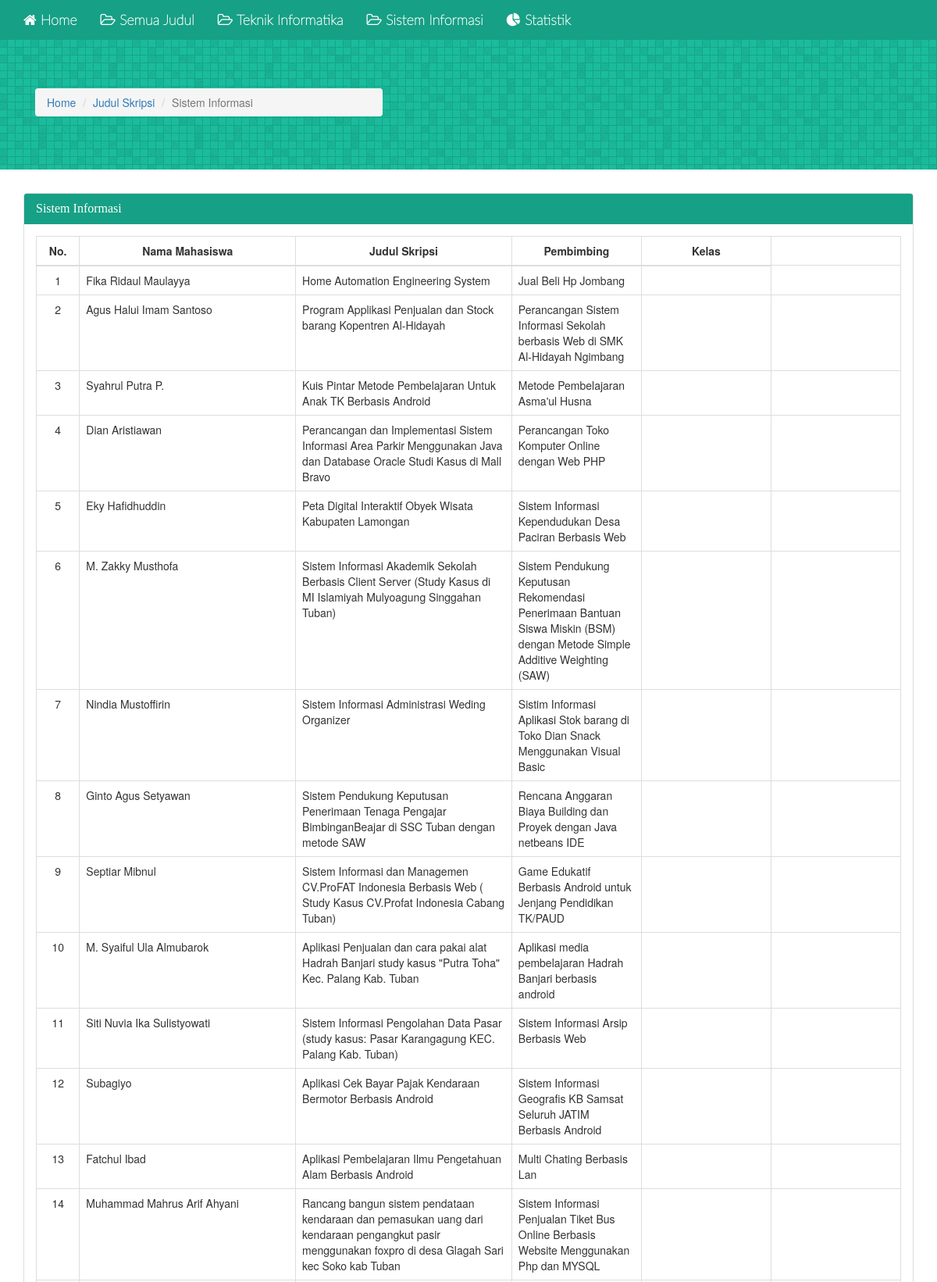
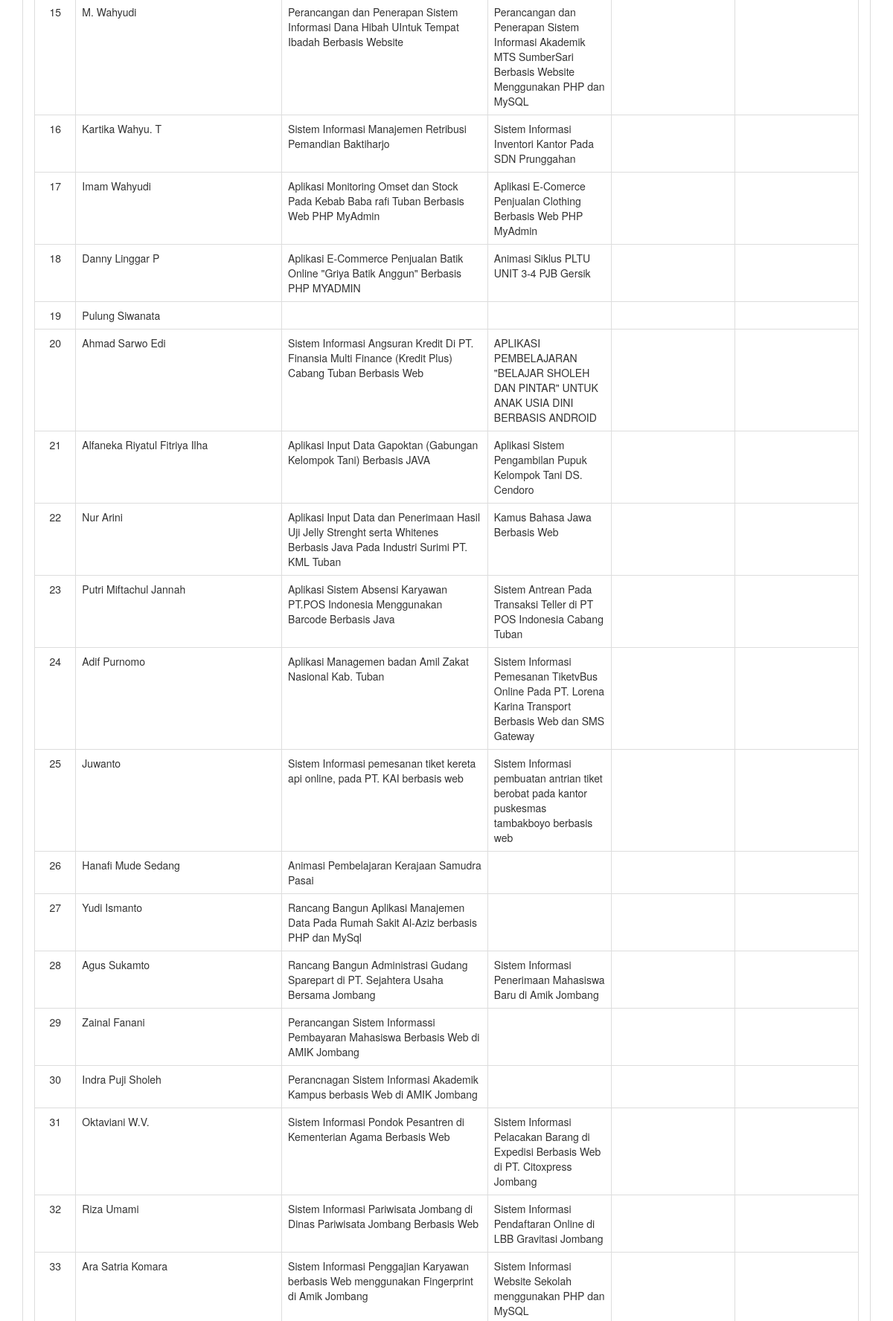
Screenshot of /index.php?action=sistem-informasi (upper part) with the database file from the repository (2 pictures, top to bottom).
### tables this page shows
CREATE TABLE `skripsi` (
  `nim` varchar(16) NOT NULL,
  `judul1` text,
  `desjudul1` text NOT NULL,
  `judul2` text,
  `desjudul2` text NOT NULL,
  `disetujui` tinyint(4) DEFAULT NULL,
  `prodi` tinyint(4) DEFAULT NULL,
  `kelas` tinyint(4) DEFAULT NULL,
  `mahasiswa` varchar(255) DEFAULT NULL,
  `pembimbing1` tinyint(4) DEFAULT NULL,
  `pembimbing2` tinyint(4) DEFAULT NULL,
  `pembimbing` tinyint(4) NOT NULL DEFAULT '0',
  `password` varchar(100) NOT NULL
);

### library/config.php (called while the page is built, shortened)
<?php
$config = array (
			'base_url' => "http://".$_SERVER['HTTP_HOST'].
				str_replace(basename($_SERVER['SCRIPT_NAME']),"",$_SERVER['SCRIPT_NAME'])
	);
?>

### module/tabel-judul-skripsi.php (the view, shortened to what this page needs)
<div class="jumbotron" style="background-image: url('<?php echo $config['base_url'] ?>assets/img/bg.png'); position:relative;background-color:#1abc9c">
  <div class="container" style="color:#fff">
    <div class="col-md-5">
      <ol class="breadcrumb" style="margin-top:15px">
        <li><a href="#">Home</a></li>
        <li><a href="#">Judul Skripsi</a></li>
        <li class="active"><?php echo $breadcrumb ?></li>
      </ol>
    </div>
  </div>
</div>
<div class="container">
  <div class="row">
    <div class="col-md-12">
      <div class="panel panel-default">
        <div class="panel-heading" style="color: #fff;background-color: #16a085;border-color:#16a085;font-family: 'ubuntu'; font-weight:bold;font-size:35px">
          <h3 class="panel-title"><?php echo $breadcrumb ?></h3>
        </div>
        <div class="panel-body">
          <div class="table-responsive">
              <table id="data-alumni" class="table table-bordered">
                  <thead>
                      <tr>
                          <th class="text-center" width="5%">No.</th>
                          <th class="text-center" width="25%">Nama Mahasiswa</th>
                          <th class="text-center" width="25%">Judul Skripsi </th>
                          <th class="text-center" width="15%">Pembimbing</th>
                          <th class="text-center" width="15%">Kelas</th>
                      </tr>
                  </thead>
                  <tbody>
                      <?php
                      include('./library/config.php');
                      include('./library/database.php');
                      $query  = "SELECT *  FROM skripsi";
                      $no     = 1;
                      $result =  mysqli_query($connect, $query);
                      while ($row = mysqli_fetch_array($result)) {
                      $nama       = $row['mahasiswa'];
                      $judul1     = $row['judul1'];
                      $judul2     = $row['judul2'];
                      ?>
                      <tr align='left'>
                          <td class="text-center"><?php echo  $no;?></td>
                          <td><?php echo  $nama ?></td>
                          <td><?php echo  $judul1 ?></td>
                          <td><?php echo  $judul2; ?></td>
                          <td><?php  ?></td>
                          <td><?php  ?></td>
                      </tr>
                      <?php
                      $no++;
                      }
                      ?>
                  </tbody>
              </table>
              </div>
        </div>
      </div>
    </div>
  </div>

### assets/css/jumbotron.css (style rules this page uses)
body { padding-top: 50px; padding-bottom: 20px; }

### rows the page displays
skripsi: mahasiswa "Fika Ridaul Maulayya", judul1 "Home Automation Engineering System", judul2 "Jual Beli Hp Jombang"
skripsi: mahasiswa "Agus Halui Imam Santoso", judul1 "Program Applikasi Penjualan dan Stock barang Kopentren Al-Hidayah", judul2 "Perancangan Sistem Informasi Sekolah berbasis Web di SMK Al-Hidayah Ngimbang"
skripsi: mahasiswa "Syahrul Putra P.", judul1 "Kuis Pintar Metode Pembelajaran Untuk Anak TK Berbasis Android", judul2 "Metode Pembelajaran Asma'ul Husna"
skripsi: mahasiswa "Dian Aristiawan", judul1 "Perancangan dan Implementasi Sistem Informasi Area Parkir Menggunakan Java dan Database Oracle Studi Kasus di Mall Bravo", judul2 "Perancangan Toko Komputer Online dengan Web PHP"
skripsi: mahasiswa "Eky Hafidhuddin", judul1 "Peta Digital Interaktif Obyek Wisata Kabupaten Lamongan", judul2 "Sistem Informasi Kependudukan Desa Paciran Berbasis Web"
skripsi: mahasiswa "M. Zakky Musthofa", judul1 "Sistem Informasi Akademik Sekolah Berbasis Client Server (Study Kasus di MI Islamiyah Mulyoagung Singgahan Tuban)", judul2 "Sistem Pendukung Keputusan Rekomendasi Penerimaan Bantuan Siswa Miskin (BSM) dengan Metode Simple Additive Weighting (SAW)"
skripsi: mahasiswa "Nindia Mustoffirin", judul1 "Sistem Informasi Administrasi Weding Organizer", judul2 "Sistim Informasi Aplikasi Stok barang di Toko Dian Snack Menggunakan Visual Basic"
skripsi: mahasiswa "Ginto Agus Setyawan", judul1 "Sistem Pendukung Keputusan Penerimaan Tenaga Pengajar BimbinganBeajar di SSC Tuban dengan metode SAW", judul2 "Rencana Anggaran Biaya Building dan Proyek dengan Java netbeans IDE"
skripsi: mahasiswa "Septiar Mibnul", judul1 "Sistem Informasi dan Managemen CV.ProFAT Indonesia Berbasis Web ( Study Kasus CV.Profat Indonesia Cabang Tuban)", judul2 "Game Edukatif Berbasis Android untuk Jenjang Pendidikan TK/PAUD"
skripsi: mahasiswa "M. Syaiful Ula Almubarok", judul1 "Aplikasi Penjualan dan cara pakai alat Hadrah Banjari study kasus \"Putra Toha\" Kec. Palang Kab. Tuban", judul2 "Aplikasi media pembelajaran Hadrah Banjari berbasis android"
skripsi: mahasiswa "Siti Nuvia Ika Sulistyowati", judul1 "Sistem Informasi Pengolahan Data Pasar (study kasus: Pasar Karangagung KEC. Palang Kab. Tuban)", judul2 "Sistem Informasi Arsip Berbasis Web"
skripsi: mahasiswa "Subagiyo", judul1 "Aplikasi Cek Bayar Pajak Kendaraan Bermotor Berbasis Android", judul2 "Sistem Informasi Geografis KB Samsat Seluruh JATIM Berbasis Android"
skripsi: mahasiswa "Fatchul Ibad", judul1 "Aplikasi Pembelajaran Ilmu Pengetahuan Alam Berbasis Android", judul2 "Multi Chating Berbasis Lan"
skripsi: mahasiswa "Muhammad Mahrus Arif Ahyani", judul1 "Rancang bangun sistem pendataan kendaraan dan pemasukan uang dari kendaraan pengangkut pasir menggunakan foxpro di desa Glagah Sari kec Soko kab Tuban", judul2 "Sistem Informasi Penjualan Tiket Bus Online Berbasis Website Menggunakan Php dan MYSQL"
skripsi: mahasiswa "M. Wahyudi", judul1 "Perancangan dan Penerapan Sistem Informasi Dana Hibah UIntuk Tempat Ibadah Berbasis Website", judul2 "Perancangan dan Penerapan Sistem Informasi Akademik MTS SumberSari Berbasis Website Menggunakan PHP dan MySQL"
skripsi: mahasiswa "Kartika Wahyu. T", judul1 "Sistem Informasi Manajemen Retribusi Pemandian Baktiharjo", judul2 "Sistem Informasi Inventori Kantor Pada SDN Prunggahan"
skripsi: mahasiswa "Imam Wahyudi", judul1 "Aplikasi Monitoring Omset dan Stock Pada Kebab Baba rafi Tuban Berbasis Web PHP MyAdmin", judul2 "Aplikasi E-Comerce Penjualan Clothing Berbasis Web PHP MyAdmin"
skripsi: mahasiswa "Danny Linggar P", judul1 "Aplikasi E-Commerce Penjualan Batik Online \"Griya Batik Anggun\" Berbasis PHP MYADMIN", judul2 "Animasi Siklus PLTU UNIT 3-4 PJB Gersik"
skripsi: mahasiswa "Pulung Siwanata"
skripsi: mahasiswa "Ahmad Sarwo Edi", judul1 "Sistem Informasi Angsuran Kredit Di PT. Finansia Multi Finance (Kredit Plus) Cabang Tuban Berbasis Web", judul2 "APLIKASI PEMBELAJARAN \"BELAJAR SHOLEH DAN PINTAR\" UNTUK ANAK USIA DINI BERBASIS ANDROID"
skripsi: mahasiswa "Alfaneka Riyatul Fitriya Ilha", judul1 "Aplikasi Input Data Gapoktan (Gabungan Kelompok Tani) Berbasis JAVA", judul2 "Aplikasi Sistem Pengambilan Pupuk Kelompok Tani DS. Cendoro"
skripsi: mahasiswa "Nur Arini", judul1 "Aplikasi Input Data dan Penerimaan Hasil Uji Jelly Strenght serta Whitenes Berbasis Java Pada Industri Surimi PT. KML Tuban", judul2 "Kamus Bahasa Jawa Berbasis Web"
skripsi: mahasiswa "Putri Miftachul Jannah", judul1 "Aplikasi Sistem Absensi Karyawan PT.POS Indonesia Menggunakan Barcode Berbasis Java", judul2 "Sistem Antrean Pada Transaksi Teller di PT POS Indonesia Cabang Tuban"
skripsi: mahasiswa "Adif Purnomo", judul1 "Aplikasi Managemen badan Amil Zakat Nasional Kab. Tuban", judul2 "Sistem Informasi Pemesanan TiketvBus Online Pada PT. Lorena Karina Transport Berbasis Web dan SMS Gateway"
skripsi: mahasiswa "Juwanto", judul1 "Sistem Informasi pemesanan tiket kereta api online, pada PT. KAI berbasis web", judul2 "Sistem Informasi pembuatan antrian tiket berobat pada kantor puskesmas tambakboyo berbasis web"
skripsi: mahasiswa "Hanafi Mude Sedang", judul1 "Animasi Pembelajaran Kerajaan Samudra Pasai"
skripsi: mahasiswa "Yudi Ismanto", judul1 "Rancang Bangun Aplikasi Manajemen Data Pada Rumah Sakit Al-Aziz berbasis PHP dan MySql"
skripsi: mahasiswa "Agus Sukamto", judul1 "Rancang Bangun Administrasi Gudang Sparepart di PT. Sejahtera Usaha Bersama Jombang", judul2 "Sistem Informasi Penerimaan Mahasiswa Baru di Amik Jombang"
skripsi: mahasiswa "Zainal Fanani", judul1 "Perancangan Sistem Informassi Pembayaran Mahasiswa Berbasis Web di AMIK Jombang"
skripsi: mahasiswa "Indra Puji Sholeh", judul1 "Perancnagan Sistem Informasi Akademik Kampus berbasis Web di AMIK Jombang"
skripsi: mahasiswa "Oktaviani W.V.", judul1 "Sistem Informasi Pondok Pesantren di Kementerian Agama Berbasis Web", judul2 "Sistem Informasi Pelacakan Barang di Expedisi Berbasis Web di PT. Citoxpress Jombang"
skripsi: mahasiswa "Riza Umami", judul1 "Sistem Informasi Pariwisata Jombang di Dinas Pariwisata Jombang Berbasis Web", judul2 "Sistem Informasi Pendaftaran Online di LBB Gravitasi Jombang"
skripsi: mahasiswa "Ara Satria Komara", judul1 "Sistem Informasi Penggajian Karyawan berbasis Web menggunakan Fingerprint di Amik Jombang", judul2 "Sistem Informasi Website Sekolah menggunakan PHP dan MySQL"

### other values shown
$breadcrumb "Sistem Informasi"
